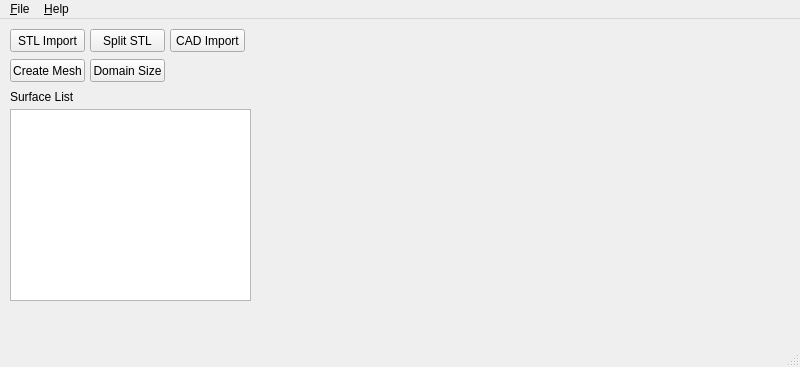
<?xml version="1.0" encoding="UTF-8"?>
<ui version="4.0">
 <class>MainWindow</class>
 <widget class="QMainWindow" name="MainWindow">
  <property name="geometry">
   <rect>
    <x>0</x>
    <y>0</y>
    <width>800</width>
    <height>367</height>
   </rect>
  </property>
  <property name="windowTitle">
   <string>cfMesh Generator</string>
  </property>
  <widget class="QWidget" name="centralwidget">
   <widget class="QPushButton" name="pushButtonSTLImport">
    <property name="geometry">
     <rect>
      <x>10</x>
      <y>10</y>
      <width>75</width>
      <height>23</height>
     </rect>
    </property>
    <property name="text">
     <string>STL Import</string>
    </property>
   </widget>
   <widget class="QPushButton" name="pushButtonSplitSTL">
    <property name="geometry">
     <rect>
      <x>90</x>
      <y>10</y>
      <width>75</width>
      <height>23</height>
     </rect>
    </property>
    <property name="text">
     <string>Split STL</string>
    </property>
   </widget>
   <widget class="QPushButton" name="pushButtonCAD_Import">
    <property name="geometry">
     <rect>
      <x>170</x>
      <y>10</y>
      <width>75</width>
      <height>23</height>
     </rect>
    </property>
    <property name="text">
     <string>CAD Import</string>
    </property>
   </widget>
   <widget class="QPushButton" name="pushButtonCreateMesh">
    <property name="geometry">
     <rect>
      <x>10</x>
      <y>40</y>
      <width>75</width>
      <height>23</height>
     </rect>
    </property>
    <property name="text">
     <string>Create Mesh</string>
    </property>
   </widget>
   <widget class="QPushButton" name="pushButtonBackground">
    <property name="geometry">
     <rect>
      <x>90</x>
      <y>40</y>
      <width>75</width>
      <height>23</height>
     </rect>
    </property>
    <property name="text">
     <string>Domain Size</string>
    </property>
   </widget>
   <widget class="QListWidget" name="listSurfaceList">
    <property name="geometry">
     <rect>
      <x>10</x>
      <y>90</y>
      <width>241</width>
      <height>192</height>
     </rect>
    </property>
   </widget>
   <widget class="QLabel" name="label">
    <property name="geometry">
     <rect>
      <x>10</x>
      <y>70</y>
      <width>101</width>
      <height>16</height>
     </rect>
    </property>
    <property name="text">
     <string>Surface List</string>
    </property>
   </widget>
   <widget class="QWidget" name="widget" native="true">
    <property name="geometry">
     <rect>
      <x>270</x>
      <y>10</y>
      <width>521</width>
      <height>311</height>
     </rect>
    </property>
   </widget>
  </widget>
  <widget class="QMenuBar" name="menubar">
   <property name="geometry">
    <rect>
     <x>0</x>
     <y>0</y>
     <width>800</width>
     <height>21</height>
    </rect>
   </property>
   <widget class="QMenu" name="menu_File">
    <property name="title">
     <string>&amp;File</string>
    </property>
    <addaction name="action_Open_Project"/>
    <addaction name="action_Exit"/>
   </widget>
   <widget class="QMenu" name="menu_Help">
    <property name="title">
     <string>&amp;Help</string>
    </property>
    <addaction name="actionAbout_cfMeshGenerator"/>
    <addaction name="action_Help"/>
   </widget>
   <addaction name="menu_File"/>
   <addaction name="menu_Help"/>
  </widget>
  <widget class="QStatusBar" name="statusbar"/>
  <action name="action_Open_Project">
   <property name="text">
    <string>&amp;Open Project</string>
   </property>
  </action>
  <action name="actionAbout_cfMeshGenerator">
   <property name="text">
    <string>About</string>
   </property>
  </action>
  <action name="action_Help">
   <property name="text">
    <string>&amp;Help</string>
   </property>
  </action>
  <action name="action_Exit">
   <property name="text">
    <string>&amp;Exit</string>
   </property>
  </action>
 </widget>
 <resources/>
 <connections/>
</ui>
